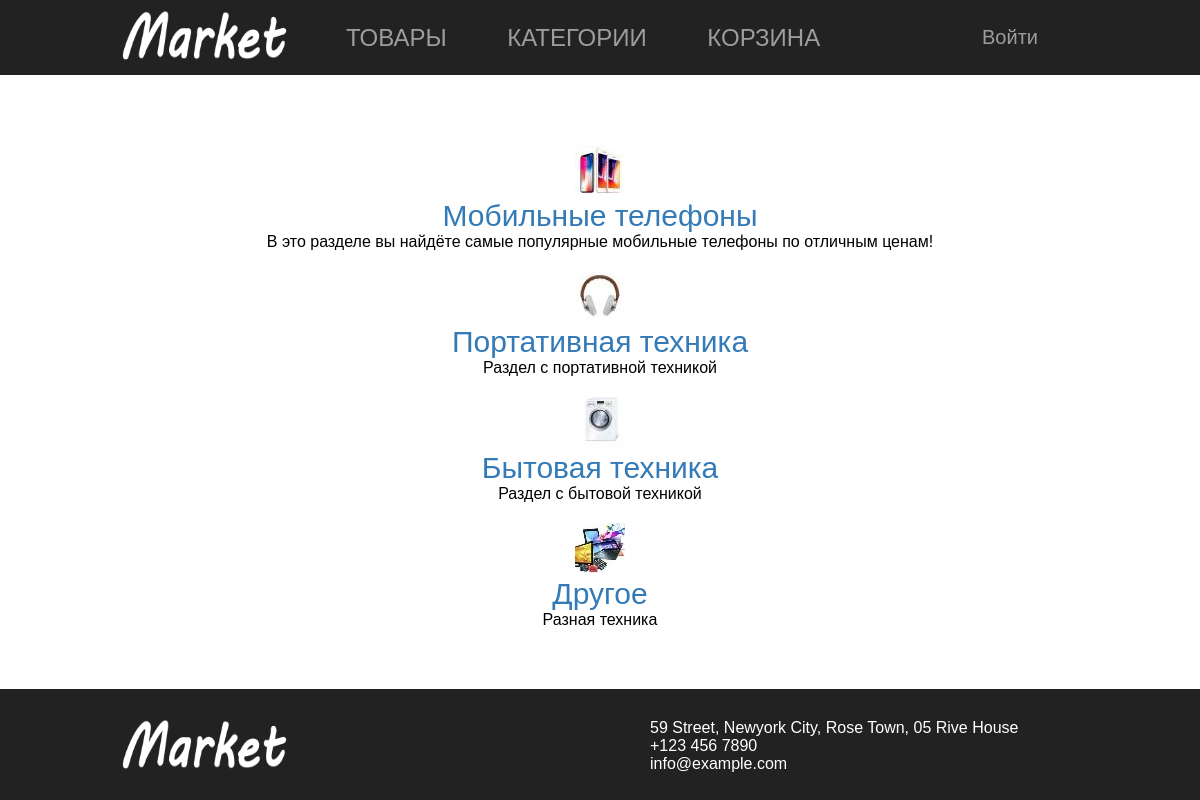
The page /categories on the database its author committed.
### tables this page shows
CREATE TABLE IF NOT EXISTS `categories` (
  `id` bigint(20) UNSIGNED NOT NULL AUTO_INCREMENT,
  `name` varchar(255) NOT NULL,
  `code` varchar(255) NOT NULL,
  `description` text DEFAULT NULL,
  `image` text DEFAULT NULL,
  `created_at` timestamp NULL DEFAULT NULL,
  `updated_at` timestamp NULL DEFAULT NULL,
  PRIMARY KEY (`id`)
);

### app/config/routes.php (called while the page is built)
<?php
return [
    '\/?' => 'Base/Get/1',
    '\/?([0-9]*)' => 'Base/Get/$2',
    '\?([a-z0-9=\&]*)' => 'Base/Get/1',
    '\/?([0-9])*\?([a-z0-9=\&]*)' => 'Base/Get/$2',
    'categories' => 'Categories/Get',
    'basket' => 'Basket/Get',
    'basket\/clear' => 'Basket/Clear',
    '(mobile|portable|appliances|other)\/?' => 'Category/Page/$2_1',
    '(mobile|portable|appliances|other)\/([0-9]*)' => 'Category/Page/$2_$3',
    '(mobile|portable|appliances|other)\/([0-9])*\?([a-z0-9=\&]*)' => 'Category/Page/$2_$3',
    'profile\/([a-zA-Zа-яА-ЯёЁ0-9]*)' => 'Profile/Data/$2',
    'detail\/([a-zA-Zа-яА-ЯёЁ0-9_-]*)' => 'Detail/Get/$2',
    'control\/([a-zA-Zа-яА-ЯёЁ0-9_-]*)' => 'Control/Get/$2',
    'autorization' => 'Autorization/Get',
    'logout' => 'Base/Exit',
    'registration' => 'Registration/Get',
    'order' => 'Order/Get',
    'add' => 'Add/Add',
    'orders' => 'Orders/Get'
];

### app/controllers/CategoriesController.php (called while the page is built, shortened)
<?php
class CategoriesController extends Controller {
    public $view;
    function __construct() {
        $this->categories = new CategoriesModel;
        $this->view = new CategoriesView;
    }
    function actionGet() {
        $categories = $this->categories->GetInfo();
        $this->view->show();
    }
}

### app/includes.php (called while the page is built, shortened)
<?php
require_once 'app/core/Router.php';
$router = new Router;
$router->run();

### index.php (called while the page is built)
<?php require_once 'app/includes.php'; ?>

### app/core/Model.php (called while the page is built, shortened)
<?php
class Model {
    public $tablename;
    function __construct() {
        $this->servername = 'localhost';
        $this->username = 'root';
        $this->password = '';
        $this->dbname = 'marketv1';
    }
    function general($sql) {
        $conn = new mysqli($this->servername, $this->username, $this->password, $this->dbname);
        $string = $conn->query($sql);
        return $string;
    }
    function getList($select = [], $filter = []) {
        $sql = 'SELECT ';
        if (!empty($select)) {
            $string = implode(', ', $select);
            $sql .= $string;
        }
        else $sql .= '*';
        $sql .= ' FROM '.$this->tablename;
        $obj = $this->general($sql);
        $result = [];
        while ($row = $obj->fetch_assoc()) {
            array_push($result, $row);
        }
        return $result;
    }
}

### app/models/CategoriesModel.php (called while the page is built, shortened)
<?php require_once 'app/core/Model.php';
class CategoriesModel extends Model {
    function GetInfo() {
        return $this->getList(['id, name, code, description, image']);
    }
}

### app/visual/layouts/categories.php (the view)
<?php $categories = $_POST['categories'] ?>
<div class="categories">
    <div class="width">
        <div class="categories_wrapper">
            <?php
            foreach ($categories as $category) { ?>
                <div class="category">
                    <img src="<?= $category['image'] ?>">
                    <p><a href="<?= $category['code'] ?>/1"><?= $category['name'] ?></a></p>
                    <p><?= $category['description'] ?></p>
                </div>
            <?php } ?>
        </div>
    </div>
</div>

### app/core/Router.php (shortened to what this page needs)
<?php
class Router {
    private $routes;
    public $controller,
        $action,
        $params = [];
    public function __construct() {
        $routesPath = ROOT . '/app/config/routes.php';
        $this->routes = include($routesPath);
    }
    public function run() {
        $uri = $_SERVER['REQUEST_URI'];
        foreach ($this->routes as $key => $path) {
            if(preg_match("/^\/($key)$/u", $uri)) {
                $str = preg_replace("/^\/($key)$/u", $path, $uri);
                $m = explode('/', $str);
                $nameController = array_shift($m).'Controller';
                $this->action = 'Action' . array_shift($m);
                call_user_func_array([new $nameController, $this->action], $this->params);
                break;
            }
        }
    }
}

### public/css/style1.css (style rules this page uses)
* { margin: 0; padding: 0; font-family: sans-serif; }
html, body { height: 100%; }
.width { width: 80%; max-width: 1840px; margin: auto; }
a { text-decoration: none; color: rgb(157, 157, 157); }
.categories_wrapper { margin-top: 70px; }
.category { text-align: center; margin-bottom: 20px; }
.category a { color: rgb(51, 122, 183); font-size: 30px; }

### rows shown on the page
categories: image (picture), name "Мобильные телефоны", description "В это разделе вы найдёте самые популярные мобильные телефоны по отличным ценам!"
categories: image (picture), name "Портативная техника", description "Раздел с портативной техникой"
categories: image (picture), name "Бытовая техника", description "Раздел с бытовой техникой"
categories: image (picture), name "Другое", description "Разная техника"
